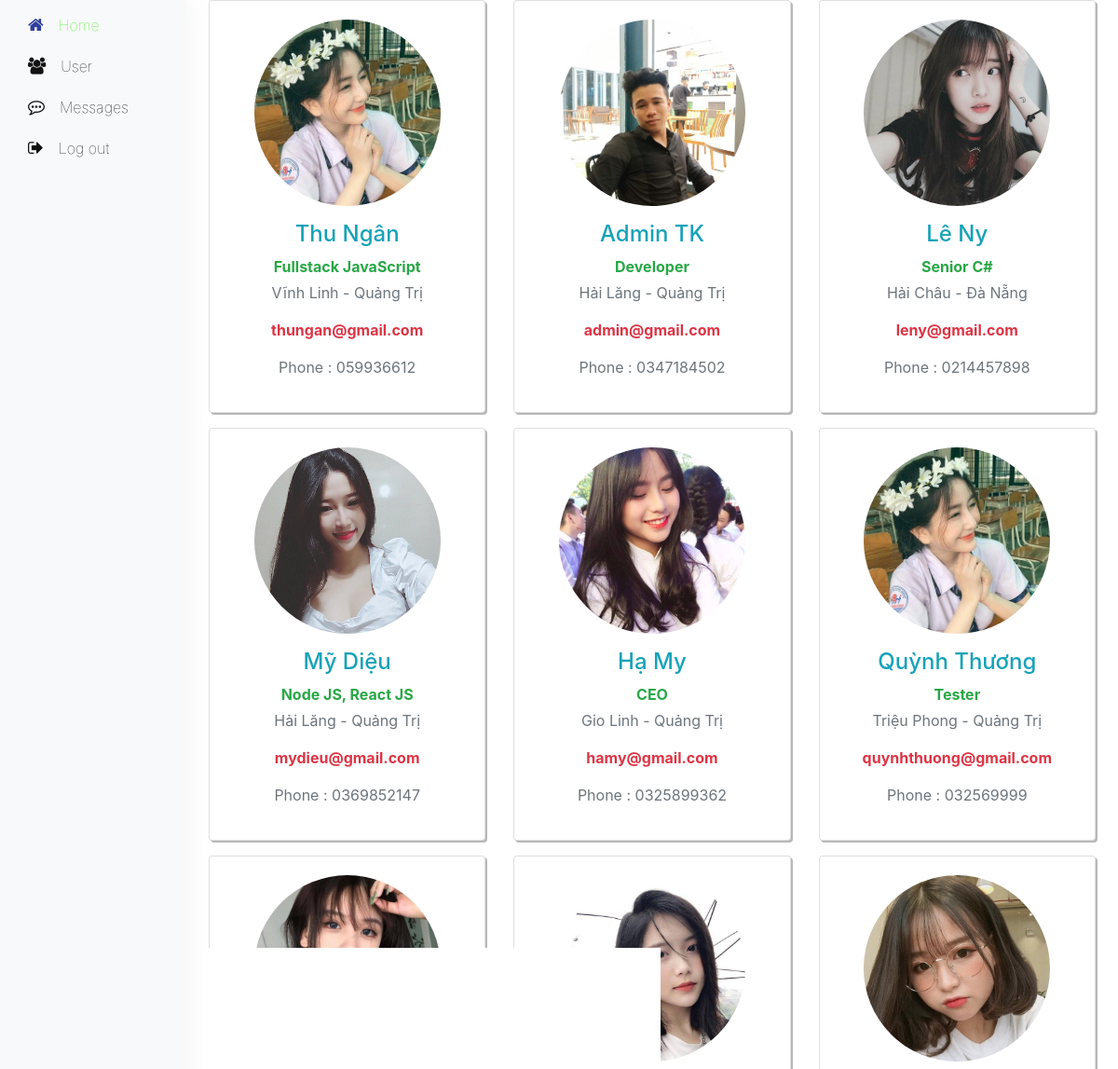
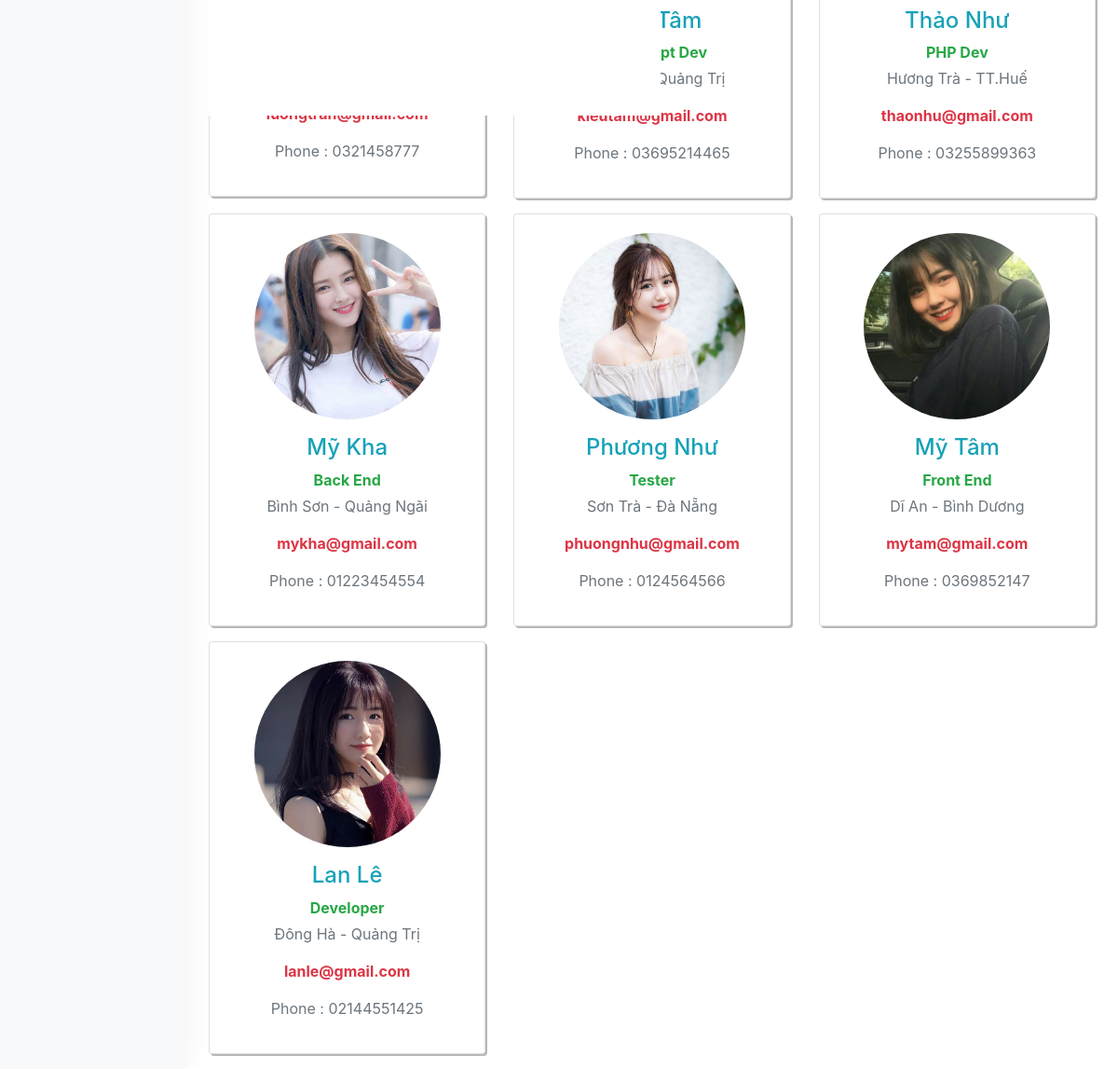
The page /admin/user.php (signed in) on the database its author committed (2 pictures, top to bottom).
### tables this page shows
CREATE TABLE `user` (
  `id` int(11) NOT NULL,
  `name` varchar(50) NOT NULL,
  `email` varchar(50) NOT NULL,
  `birthday` date NOT NULL,
  `password` varchar(255) NOT NULL,
  `phone` varchar(12) NOT NULL,
  `address` varchar(255) NOT NULL,
  `work` varchar(100) NOT NULL,
  `images` varchar(255) NOT NULL,
  `website` varchar(100) NOT NULL,
  `github` varchar(100) NOT NULL,
  `twitter` varchar(100) NOT NULL,
  `instagram` varchar(100) NOT NULL,
  `facebook` varchar(100) NOT NULL,
  `time` timestamp NOT NULL DEFAULT current_timestamp() ON UPDATE current_timestamp(),
  `user_status` int(1) NOT NULL
);

### admin/user.php (the view, shortened to what this page needs)
<?php
    include './session.php';
?>
<!DOCTYPE html>
<html lang="en">
<head>
    <link rel="stylesheet" href="https://cdnjs.cloudflare.com/ajax/libs/twitter-bootstrap/4.6.0/css/bootstrap.min.css">
    <link rel="stylesheet" href="https://cdnjs.cloudflare.com/ajax/libs/font-awesome/5.15.2/css/all.min.css">
    <link rel="stylesheet" href="../css/css.css">
    <link rel="stylesheet" href="https://cdnjs.cloudflare.com/ajax/libs/font-awesome/4.7.0/css/font-awesome.min.css">
</head>
<body>
<div id="main">
    <div class="container-fluid">
        <div class="row">
            <?php include 'templates/menu.php'; ?>
            <main role="main" class="col-md-9 ml-sm-auto col-lg-10 px-4">
                <div class="row">
                    <?php
                        $sql = "SELECT * FROM user order by time desc";
                        $result = $conn->query($sql);
                        if ($result->num_rows > 0) {
                            while($row = $result->fetch_assoc()) {
                                echo "<div class='col-md-4 mb-3'>";
                                    echo "<div class='card'>";
                                        echo "<div class='card-body'>";
                                            echo "<div class='d-flex flex-column align-items-center text-center'>";
                                                echo '<img src="../images/profile/'.$row["images"].'" alt='.$row["name"].' class="rounded-circle" width="200">';
                                                echo "<div class='mt-3'>";
                                                    echo "<h4 class='text-info'>".$row['name']."</h4>";
                                                    echo '<p class="text-secondary mb-1 text-success"><b>'.$row["work"].'</b></p>';
                                                    echo '<p class="text-muted font-size-sm"> '.$row["address"].' </p>';
                                                    echo '<p class="text-muted font-size-sm"><b class="text-danger"> '.$row["email"].' </b></p>';
                                                    echo '<p class="text-muted font-size-sm">Phone : '.$row["phone"].' </p>';
                                                echo "</div>";
                                             echo "</div>";
                                        echo "</div>";
                                    echo "</div>";
                                echo "</div>";
                            }
                        }
                    ?>
                </div>
            </main>
        </div>
    </div>
</div>
</body>
</html>

### css/css.css (style rules this page uses)
* { margin: 0; padding: 0; }
body { font-family: "Hind Vadodara", -apple-system, BlinkMacSystemFont, Segoe UI, Helvetica Neue, Arial, sans-serif; }
.card { min-width: 100% !important; box-shadow: 2px 2px #b8b8b8 !important; }

### rows shown on the page
user: images (picture), name "Thu Ngân", work "Fullstack JavaScript", address "Vĩnh Linh - Quảng Trị", email "thungan@gmail.com", phone "059936612"
user: images (picture), name "Admin TK", work "Developer", address "Hải Lăng - Quảng Trị", email "admin@gmail.com", phone "0347184502"
user: images (picture), name "Lê Ny", work "Senior C#", address "Hải Châu - Đà Nẵng", email "leny@gmail.com", phone "0214457898"
user: images (picture), name "Mỹ Diệu", work "Node JS, React JS", address "Hải Lăng - Quảng Trị", email "mydieu@gmail.com", phone "0369852147"
user: images (picture), name "Hạ My", work "CEO", address "Gio Linh - Quảng Trị", email "hamy@gmail.com", phone "0325899362"
user: images (picture), name "Quỳnh Thương", work "Tester", address "Triệu Phong - Quảng Trị", email "quynhthuong@gmail.com", phone "032569999"
user: images (picture), email "luongtran@gmail.com", phone "0321458777"
user: images (picture), name "Kiều Tâm", work "JavaScript Dev", address "Hải Lăng - Quảng Trị", email "kieutam@gmail.com", phone "03695214465"
user: images (picture), name "Thảo Như", work "PHP Dev", address "Hương Trà - TT.Huế", email "thaonhu@gmail.com", phone "03255899363"
user: images (picture), name "Mỹ Kha", work "Back End", address "Bình Sơn - Quảng Ngãi", email "mykha@gmail.com", phone "01223454554"
user: images (picture), name "Phương Như", work "Tester", address "Sơn Trà - Đà Nẵng", email "phuongnhu@gmail.com", phone "0124564566"
user: images (picture), name "Mỹ Tâm", work "Front End", address "Dĩ An - Bình Dương", email "mytam@gmail.com", phone "0369852147"
user: images (picture), name "Lan Lê", work "Developer", address "Đông Hà - Quảng Trị", email "lanle@gmail.com", phone "02144551425"
